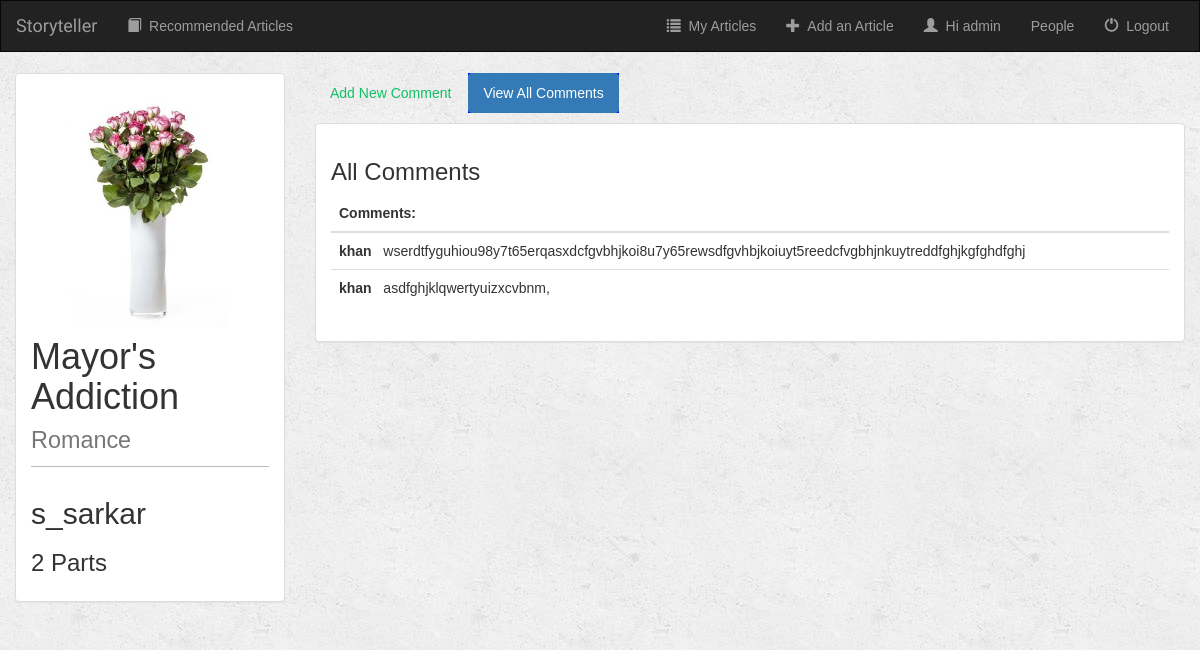
Screenshot of /reader_comment/20/ (signed in) with the database file from the repository.
### story/models.py (models this page shows, shortened)
class Article(models.Model):
    user = models.ForeignKey(User, default=1)
    author = models.CharField(max_length=250)
    article_title = models.CharField(max_length=500)
    genre = models.CharField(max_length=100)
    article_pic = models.FileField()
    parts = models.IntegerField(default=0)

class Comment(models.Model):
    user = models.ForeignKey(User, default=1)
    article = models.ForeignKey(Article, on_delete=models.CASCADE)
    text = models.TextField(max_length=1000)

### story/views.py (the view)
# urls.py: url(r'^reader_comment/(?P<article_id>[0-9]+)/$', views.reader_comment, name='reader_comment'),
def reader_comment(request, article_id):
    if not request.user.is_authenticated():
        return render(request, 'story/login.html')
    else:
        article = get_object_or_404(Article, pk=article_id)
        return render(request, 'story/reader_comment.html', {'article': article})

### story/templates/story/reader_comment.html (shortened to what this page needs)
{% extends 'story/base.html' %}
{% block body %}
<div class="container-fluid">
    <div class="row">
        <div class="col-sm-4 col-md-3">
            <div class="panel panel-default">
                <div class="panel-body">
                        <a href="">
                            {% if article.article_pic %}
                                <img src="{{ article.article_pic.url }}" class="img-responsive">
                            {% else %}
                                <h3>No image to display</h3>
                            {% endif %}
                        </a>
                    <h1>{{ article.article_title }} <small>{{ article.genre }}</small></h1>
                    <h2>{{ article.author }}</h2>
                    <h3>{{ article.chapter_set.count }} Parts</h3>
                </div>
            </div>
        </div>
        <div class="col-sm-8 col-md-9">
            <ul class="nav nav-pills" style="margin-bottom: 10px;">
                <li role="presentation"><a href="{% url 'add_comment' article.id %}">Add New Comment</a></li>
                <li role="presentation"  class="active"><a href="{% url 'reader_comment' article.id %}">View All Comments</a></li>
            </ul>
            <div class="panel panel-default">
                <div class="panel-body">
                    <h3>All Comments</h3>
                    <table class="table">
                        <thead>
                        <tr>
                            <th>Comments:</th>
                        </tr>
                        </thead>
                        <tbody>
                        {% for comment in article.comment_set.all %}
                            <tr>
                                <td><b>{{ comment.user.username }}</b> &nbsp {{ comment.text }}</td>
                            </tr>
                        {% endfor %}
                        </tbody>
                    </table>
                </div>
            </div>
        </div>
    </div>
</div>
{% endblock %}

### story/templates/story/base.html (shortened to what this page needs)
<!DOCTYPE html>
<html lang="en">
<head>
    {% load staticfiles %}
    <link rel="stylesheet" href="https://maxcdn.bootstrapcdn.com/bootstrap/3.3.6/css/bootstrap.min.css">
    <link rel="stylesheet" type="text/css" href="{% static 'story/style.css' %}"/>
</head>
<body>
<nav class="navbar navbar-inverse">
    <div class="container-fluid">
        <div class="navbar-header">
            <a class="navbar-brand" href="{% url 'newsfeed' %}">Storyteller</a>
        </div>
        <div class="collapse navbar-collapse" id="topNavBar">
            <ul class="nav navbar-nav">
                <li class="{% block articles_active %}{% endblock %}"><a href="{% url 'index' %}"><span class="glyphicon glyphicon-book" aria-hidden="true"></span>&nbsp Recommended Articles</a></li>
            </ul>
            <ul class="nav navbar-nav navbar-right">
                <li>
                    <a href="{% url 'my_article' %}">
                        <span class="glyphicon glyphicon-list" aria-hidden="true"></span>&nbsp; My Articles
                    </a>
                </li>
                <li>
                    <a href="{% url 'create_article' %}">
                        <span class="glyphicon glyphicon-plus" aria-hidden="true"></span>&nbsp; Add an Article
                    </a>
                </li>
                <li>
                    <a href="{% url 'my_profile'%}">
                        <span class="glyphicon glyphicon-user" aria-hidden="true"></span>&nbsp; Hi {{ user.username }}
                    </a>
                </li>
                <li>
                    <a href="{% url 'user_list' %}">
                        People
                    </a>
                </li>
                <li>
                    <a href="{% url 'logout_user' %}">
                        <span class="glyphicon glyphicon-off" aria-hidden="true"></span>&nbsp; Logout
                    </a>
                </li>
            </ul>
        </div>
    </div>
</nav>
<div class="row">
    <div class="col-sm-12 col-md-6">
    </div>
</div>
{% block body %}
{% endblock %}
</body>
</html>

### story/static/story/style.css (style rules this page uses)
body { background: white url("images/background.png"); }
.navbar { border-radius: 0; }
.navbar-brand { font-family: 'Satisfy', cursive; }
.active { background-color: blue; }
body { margin:0; padding:0; font-family:helvetica, sans-serif; }
a { color:#12c064; text-decoration:none; }
h1, h2, h3, h4, h5 , h6 { font-family: 'Muli', sans-serif; font-weight:normal; }
h1 { border-bottom:1px solid #bbb; padding:0 0 10px 0; margin:10px 0 20px 0; }
h2 { margin:30px 0 20px; }

### rows the page displays
Article: article_pic (picture), article_title "Mayor's Addiction", genre "Romance", author "s_sarkar", chapter_set.count "2"
Comment: user.username "khan", text "wserdtfyguhiou98y7t65erqasxdcfgvbhjkoi8u7y65rewsdfgvhbjkoiuyt5reedcfvgbhjnkuytreddfghjkgfghdfghj"
Comment: user.username "khan", text "asdfghjklqwertyuizxcvbnm,"

### other values shown
{{ user.username }} "admin"
